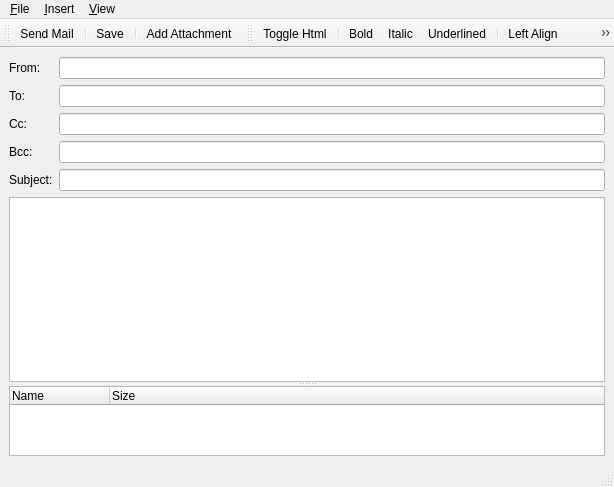
<?xml version="1.0" encoding="UTF-8"?>
<ui version="4.0">
 <class>MailEditorDialog</class>
 <widget class="QMainWindow" name="MailEditorDialog">
  <property name="geometry">
   <rect>
    <x>0</x>
    <y>0</y>
    <width>614</width>
    <height>487</height>
   </rect>
  </property>
  <property name="windowTitle">
   <string>QMailClient - Editor</string>
  </property>
  <property name="windowIcon">
   <iconset resource="../resources.qrc">
    <normaloff>:/img/images/mail_new.png</normaloff>:/img/images/mail_new.png</iconset>
  </property>
  <widget class="QWidget" name="centralwidget">
   <layout class="QGridLayout" name="gridLayout">
    <item row="0" column="0">
     <widget class="QLabel" name="label">
      <property name="text">
       <string>From:</string>
      </property>
     </widget>
    </item>
    <item row="0" column="1">
     <widget class="QLineEdit" name="from">
      <property name="text">
       <string/>
      </property>
     </widget>
    </item>
    <item row="1" column="0">
     <widget class="QLabel" name="label_2">
      <property name="text">
       <string>To:</string>
      </property>
     </widget>
    </item>
    <item row="1" column="1">
     <widget class="QLineEdit" name="to">
      <property name="text">
       <string/>
      </property>
     </widget>
    </item>
    <item row="2" column="0">
     <widget class="QLabel" name="label_4">
      <property name="text">
       <string>Cc:</string>
      </property>
     </widget>
    </item>
    <item row="2" column="1">
     <widget class="QLineEdit" name="cc"/>
    </item>
    <item row="3" column="0">
     <widget class="QLabel" name="label_5">
      <property name="text">
       <string>Bcc:</string>
      </property>
     </widget>
    </item>
    <item row="3" column="1">
     <widget class="QLineEdit" name="bcc"/>
    </item>
    <item row="4" column="0">
     <widget class="QLabel" name="label_3">
      <property name="text">
       <string>Subject:</string>
      </property>
     </widget>
    </item>
    <item row="4" column="1">
     <widget class="QLineEdit" name="subject">
      <property name="text">
       <string/>
      </property>
     </widget>
    </item>
    <item row="5" column="0" colspan="2">
     <widget class="QSplitter" name="splitter">
      <property name="orientation">
       <enum>Qt::Vertical</enum>
      </property>
      <widget class="QTextEdit" name="text">
       <property name="sizePolicy">
        <sizepolicy hsizetype="Expanding" vsizetype="Expanding">
         <horstretch>0</horstretch>
         <verstretch>4</verstretch>
        </sizepolicy>
       </property>
       <property name="html">
        <string>&lt;!DOCTYPE HTML PUBLIC &quot;-//W3C//DTD HTML 4.0//EN&quot; &quot;http://www.w3.org/TR/REC-html40/strict.dtd&quot;&gt;
&lt;html&gt;&lt;head&gt;&lt;meta name=&quot;qrichtext&quot; content=&quot;1&quot; /&gt;&lt;style type=&quot;text/css&quot;&gt;
p, li { white-space: pre-wrap; }
&lt;/style&gt;&lt;/head&gt;&lt;body style=&quot; font-family:'Sans'; font-size:10pt; font-weight:400; font-style:normal;&quot;&gt;
&lt;p style=&quot;-qt-paragraph-type:empty; margin-top:0px; margin-bottom:0px; margin-left:0px; margin-right:0px; -qt-block-indent:0; text-indent:0px; font-family:'Sans Serif';&quot;&gt;&lt;/p&gt;&lt;/body&gt;&lt;/html&gt;</string>
       </property>
      </widget>
      <widget class="QTreeWidget" name="attachments">
       <property name="sizePolicy">
        <sizepolicy hsizetype="Expanding" vsizetype="Expanding">
         <horstretch>0</horstretch>
         <verstretch>1</verstretch>
        </sizepolicy>
       </property>
       <column>
        <property name="text">
         <string>Name</string>
        </property>
       </column>
       <column>
        <property name="text">
         <string>Size</string>
        </property>
       </column>
      </widget>
     </widget>
    </item>
   </layout>
  </widget>
  <widget class="QMenuBar" name="menubar">
   <property name="geometry">
    <rect>
     <x>0</x>
     <y>0</y>
     <width>614</width>
     <height>25</height>
    </rect>
   </property>
   <widget class="QMenu" name="menu_File">
    <property name="title">
     <string>&amp;File</string>
    </property>
    <addaction name="actionSendMail"/>
    <addaction name="actionSave"/>
    <addaction name="separator"/>
    <addaction name="actionExit"/>
   </widget>
   <widget class="QMenu" name="menu_Insert">
    <property name="title">
     <string>&amp;Insert</string>
    </property>
    <addaction name="actionAddAttachment"/>
   </widget>
   <widget class="QMenu" name="menu_View">
    <property name="title">
     <string>&amp;View</string>
    </property>
   </widget>
   <addaction name="menu_File"/>
   <addaction name="menu_Insert"/>
   <addaction name="menu_View"/>
  </widget>
  <widget class="QStatusBar" name="statusbar"/>
  <widget class="QToolBar" name="fileToolBar">
   <property name="windowTitle">
    <string>Toolbar</string>
   </property>
   <attribute name="toolBarArea">
    <enum>TopToolBarArea</enum>
   </attribute>
   <attribute name="toolBarBreak">
    <bool>false</bool>
   </attribute>
   <addaction name="actionSendMail"/>
   <addaction name="separator"/>
   <addaction name="actionSave"/>
   <addaction name="separator"/>
   <addaction name="actionAddAttachment"/>
  </widget>
  <widget class="QToolBar" name="textEditToolBar">
   <property name="windowTitle">
    <string>Editor Toolbar</string>
   </property>
   <attribute name="toolBarArea">
    <enum>TopToolBarArea</enum>
   </attribute>
   <attribute name="toolBarBreak">
    <bool>false</bool>
   </attribute>
   <addaction name="actionToggleHtml"/>
   <addaction name="separator"/>
   <addaction name="actionBold"/>
   <addaction name="actionItalic"/>
   <addaction name="actionUnderlined"/>
   <addaction name="separator"/>
   <addaction name="actionAlignmentLeft"/>
   <addaction name="actionAlignmentCenter"/>
   <addaction name="actionAlignmentRight"/>
   <addaction name="actionAlignmentJustified"/>
  </widget>
  <action name="actionSendMail">
   <property name="icon">
    <iconset resource="../resources.qrc">
     <normaloff>:/img/images/mail_send.png</normaloff>:/img/images/mail_send.png</iconset>
   </property>
   <property name="text">
    <string>Send Mail</string>
   </property>
  </action>
  <action name="actionBold">
   <property name="checkable">
    <bool>true</bool>
   </property>
   <property name="icon">
    <iconset resource="../resources.qrc">
     <normaloff>:/img/images/text_bold.png</normaloff>:/img/images/text_bold.png</iconset>
   </property>
   <property name="text">
    <string>Bold</string>
   </property>
  </action>
  <action name="actionItalic">
   <property name="checkable">
    <bool>true</bool>
   </property>
   <property name="icon">
    <iconset resource="../resources.qrc">
     <normaloff>:/img/images/text_italic.png</normaloff>:/img/images/text_italic.png</iconset>
   </property>
   <property name="text">
    <string>Italic</string>
   </property>
  </action>
  <action name="actionUnderlined">
   <property name="checkable">
    <bool>true</bool>
   </property>
   <property name="icon">
    <iconset resource="../resources.qrc">
     <normaloff>:/img/images/text_under.png</normaloff>:/img/images/text_under.png</iconset>
   </property>
   <property name="text">
    <string>Underlined</string>
   </property>
  </action>
  <action name="actionExit">
   <property name="icon">
    <iconset resource="../resources.qrc">
     <normaloff>:/img/images/exit.png</normaloff>:/img/images/exit.png</iconset>
   </property>
   <property name="text">
    <string>&amp;Exit</string>
   </property>
  </action>
  <action name="actionAlignmentLeft">
   <property name="checkable">
    <bool>true</bool>
   </property>
   <property name="icon">
    <iconset resource="../resources.qrc">
     <normaloff>:/img/images/text_left.png</normaloff>:/img/images/text_left.png</iconset>
   </property>
   <property name="text">
    <string>Left Align</string>
   </property>
  </action>
  <action name="actionAlignmentCenter">
   <property name="checkable">
    <bool>true</bool>
   </property>
   <property name="icon">
    <iconset resource="../resources.qrc">
     <normaloff>:/img/images/text_center.png</normaloff>:/img/images/text_center.png</iconset>
   </property>
   <property name="text">
    <string>Center Align</string>
   </property>
  </action>
  <action name="actionAlignmentRight">
   <property name="checkable">
    <bool>true</bool>
   </property>
   <property name="icon">
    <iconset resource="../resources.qrc">
     <normaloff>:/img/images/text_right.png</normaloff>:/img/images/text_right.png</iconset>
   </property>
   <property name="text">
    <string>Right Align</string>
   </property>
  </action>
  <action name="actionAlignmentJustified">
   <property name="checkable">
    <bool>true</bool>
   </property>
   <property name="icon">
    <iconset resource="../resources.qrc">
     <normaloff>:/img/images/text_block.png</normaloff>:/img/images/text_block.png</iconset>
   </property>
   <property name="text">
    <string>Block Align</string>
   </property>
  </action>
  <action name="actionSave">
   <property name="icon">
    <iconset resource="../resources.qrc">
     <normaloff>:/img/images/3floppy_unmount.png</normaloff>:/img/images/3floppy_unmount.png</iconset>
   </property>
   <property name="text">
    <string>Save</string>
   </property>
  </action>
  <action name="actionAddAttachment">
   <property name="icon">
    <iconset resource="../resources.qrc">
     <normaloff>:/img/images/attach.png</normaloff>:/img/images/attach.png</iconset>
   </property>
   <property name="text">
    <string>Add Attachment...</string>
   </property>
  </action>
  <action name="actionToggleHtml">
   <property name="checkable">
    <bool>true</bool>
   </property>
   <property name="checked">
    <bool>false</bool>
   </property>
   <property name="icon">
    <iconset resource="../resources.qrc">
     <normaloff>:/img/images/html.png</normaloff>:/img/images/html.png</iconset>
   </property>
   <property name="text">
    <string>Toggle Html</string>
   </property>
  </action>
 </widget>
 <resources>
  <include location="../resources.qrc"/>
 </resources>
 <connections>
  <connection>
   <sender>actionToggleHtml</sender>
   <signal>triggered(bool)</signal>
   <receiver>actionBold</receiver>
   <slot>setEnabled(bool)</slot>
   <hints>
    <hint type="sourcelabel">
     <x>-1</x>
     <y>-1</y>
    </hint>
    <hint type="destinationlabel">
     <x>-1</x>
     <y>-1</y>
    </hint>
   </hints>
  </connection>
  <connection>
   <sender>actionToggleHtml</sender>
   <signal>triggered(bool)</signal>
   <receiver>actionItalic</receiver>
   <slot>setEnabled(bool)</slot>
   <hints>
    <hint type="sourcelabel">
     <x>-1</x>
     <y>-1</y>
    </hint>
    <hint type="destinationlabel">
     <x>-1</x>
     <y>-1</y>
    </hint>
   </hints>
  </connection>
  <connection>
   <sender>actionToggleHtml</sender>
   <signal>triggered(bool)</signal>
   <receiver>actionUnderlined</receiver>
   <slot>setEnabled(bool)</slot>
   <hints>
    <hint type="sourcelabel">
     <x>-1</x>
     <y>-1</y>
    </hint>
    <hint type="destinationlabel">
     <x>-1</x>
     <y>-1</y>
    </hint>
   </hints>
  </connection>
 </connections>
</ui>
